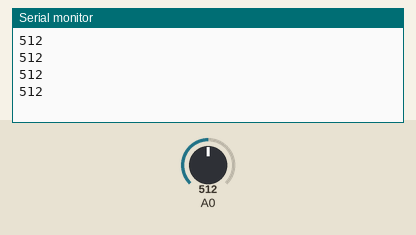
This sketch was run on a simulated ESP8266 (NodeMCU). Parts: the last lines printed to the serial monitor. Inputs (shaded band) come from the test bench; at power-on: A0 = 512. WiFi joins after 1.5 s; servers stay silent unless stated.

Above: at 3.0 s.
3.1 s: A0 set to 716
At 3.51 s:
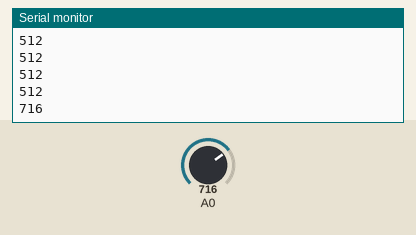
4.6 s: A0 set to 900
At 4.71 s:
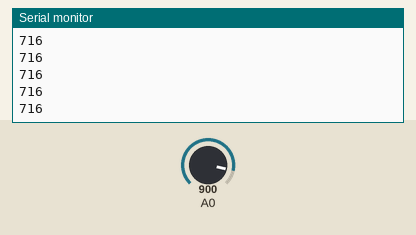
Timing chart, 0 to 7.6 s (numbered marks = the images above; inputs shaded):
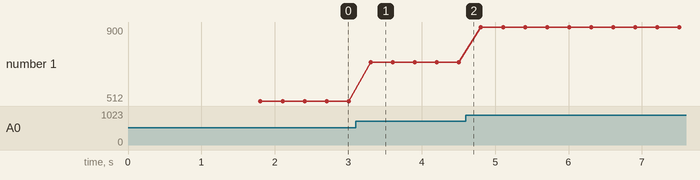

The sketch:

NodeMCU.ino
```cpp
// (licence header left out)
/* Comment this out to disable prints and save space */
#define BLYNK_PRINT Serial


#include <ESP8266WiFi.h>
#include <BlynkSimpleEsp8266.h>

char auth[] = "1ac1dec38f174dbeb85611069253efdd";
char ssid[] = "ifluke";
char pass[] = "123456a6d";

void setup()
{
  // Debug console
  Serial.begin(9600);
  pinMode(A0, INPUT);
  Blynk.begin(auth, ssid, pass);
  // You can also specify server:
  //Blynk.begin(auth, ssid, pass, "blynk-cloud.com", 80);
  //Blynk.begin(auth, ssid, pass, IPAddress(192,168,1,100), 8080);
}

void loop()
{
  Blynk.run();
  int a = analogRead(A0);
  Serial.println(a);
  delay(300);

}
```

Measured:
- after the input at 3.1 s, the serial monitor: prints a new line after 0.21 s (image 1)
- plotted number 1: 512 → 716 after the input at 3.1 s, 716 → 900 after the input at 4.6 s
